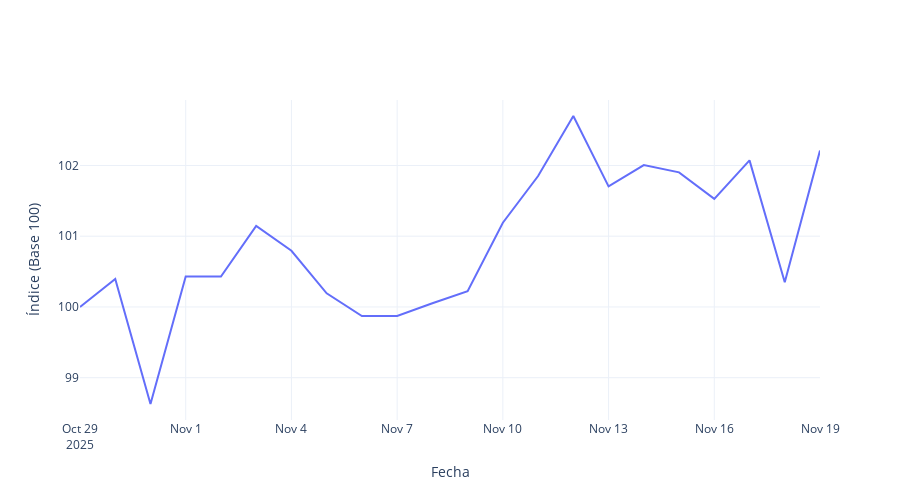

Source (notebook cell):
### Markdown cell above
## EDUCACIÓN

### Code cell
dir_input = Path("data/base100/")
df_educacion = dir_input / "base_educacion.xlsx"

df_educacion = pd.read_excel(df_educacion)

# Asegurarse de que 'VALOR' esté en formato numérico
df_educacion["VALOR"] = pd.to_numeric(df_educacion["VALOR"], errors="coerce")

# Pesos para la división Educación
pesos_educacion = [
    0.691,
    1.553,
    1.259
]

# Normalización
w_educacion = 8.058  # Peso total de la división

suma_original = sum(pesos_educacion)
factor = w_educacion / suma_original
pesos_norm_educacion = [p * factor for p in pesos_educacion]

# Crear dataframe de pesos
categorias_educacion = df_educacion["CATEGORIA"].unique().tolist()
df_pesos_educacion = pd.DataFrame({
    "CATEGORIA": categorias_educacion,
    "PESO": pesos_educacion,
    "PESO_NORMALIZADO": pesos_norm_educacion
})

# Convertir los pesos normalizados a una matriz NumPy
w_educacion = np.array(pesos_norm_educacion)

# Función de ponderación geométrica
def geom_pond(x, w):
    x = np.array(x)
    return np.exp(np.sum(w * np.log(x)) / np.sum(w))

# Crear el diccionario de IPC por fecha
ipc_educacion = {}
for fecha in df_educacion["FECHA"].unique(): 
    valores = df_educacion[df_educacion["FECHA"] == fecha]["VALOR"].values
    ipc_educacion[fecha] = geom_pond(valores, w_educacion)

# Convertir a una serie final ordenada por fecha
ipc_educacion = pd.Series(ipc_educacion)
ipc_educacion.index = pd.to_datetime(ipc_educacion.index)
ipc_educacion = ipc_educacion.sort_index()

# Concatenar IPC con el dataframe original
df_ipc_educacion = ipc_educacion.reset_index()
df_ipc_educacion.columns = ["FECHA", "VALOR"]
df_ipc_educacion["CATEGORIA"] = "Índice Educación"

# Concatenar datos originales con el IPC
df_educacion = pd.concat([df_educacion, df_ipc_educacion], ignore_index=True)

# Crear el gráfico de IPC de Educación
fig = go.Figure()
fig.add_trace(go.Scatter(
    x=ipc_educacion.index,
    y=ipc_educacion.values,
    mode="lines",
    name="Índice (Base 100)",
    line=dict(width=2)
))

fig.update_layout(
    title=None,
    xaxis_title="Fecha",
    yaxis_title="Índice (Base 100)",
    template="plotly_white",
    hovermode="x unified",
    width=900,
    height=500
)

fig.show()
fig.write_image("results/indice_educacion.pdf")

### Figure 1 — Plotly figure (JSON) as saved in the notebook; plotly's stock layout.template omitted (floating-point values rounded to 4 significant figures)
{"data": [{"line": {"width": 2}, "mode": "lines", "name": "Índice (Base 100)", "type": "scatter", "x": ["2025-10-29T00:00:00", "2025-10-30T00:00:00", "2025-10-31T00:00:00", "2025-11-01T00:00:00", "2025-11-02T00:00:00", "2025-11-03T00:00:00", "2025-11-04T00:00:00", "2025-11-05T00:00:00", "2025-11-06T00:00:00", "2025-11-07T00:00:00", "2025-11-08T00:00:00", "2025-11-09T00:00:00", "2025-11-10T00:00:00", "2025-11-11T00:00:00", "2025-11-12T00:00:00", "2025-11-13T00:00:00", "2025-11-14T00:00:00", "2025-11-15T00:00:00", "2025-11-16T00:00:00", "2025-11-17T00:00:00", "2025-11-18T00:00:00", "2025-11-19T00:00:00"], "y": [100.0, 100.4, 98.63, 100.4, 100.4, 101.1, 100.8, 100.2, 99.87, 99.87, 100.1, 100.2, 101.2, 101.9, 102.7, 101.7, 102.0, 101.9, 101.5, 102.1, 100.3, 102.2]}], "layout": {"height": 500, "hovermode": "x unified", "title": {}, "width": 900, "xaxis": {"title": {"text": "Fecha"}}, "yaxis": {"title": {"text": "Índice (Base 100)"}}}}
